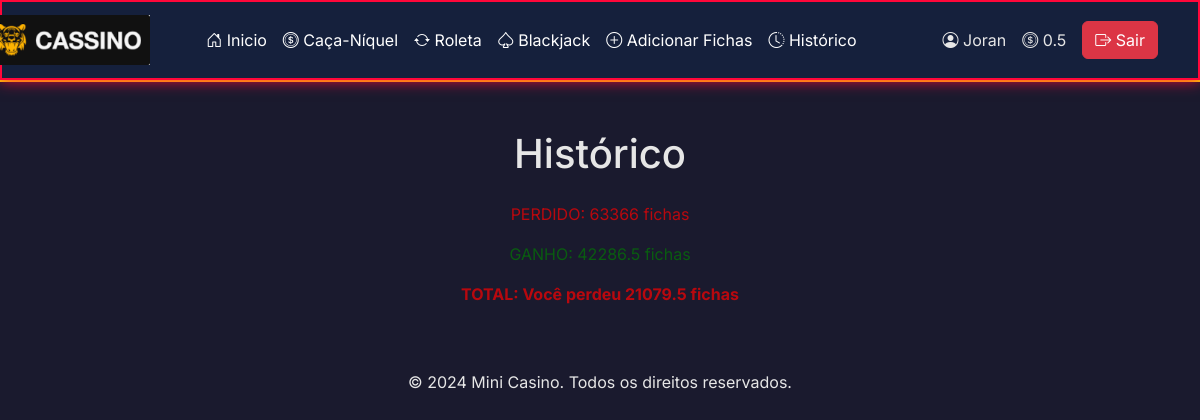
Screenshot of /historico (signed in) with the database file from the repository.
### tables this page shows
CREATE TABLE users (
    id INTEGER PRIMARY KEY AUTOINCREMENT,
    username TEXT NOT NULL,
    password TEXT NOT NULL
, saldo INTEGER DEFAULT 100, ganhos INTEGER, perdas INTEGER);

### app.py (the view)
@app.route("/historico")
@login_required
def historico():
    user_id = session.get('user_id')
    username = db.execute("SELECT username from users WHERE id = ?", user_id)[0]['username']
    saldo = db.execute("SELECT saldo from users WHERE id = ?", user_id)[0]['saldo']
    perdas = db.execute("SELECT perdas FROM users WHERE id = ?", user_id)[0]['perdas']
    ganhos = db.execute("SELECT ganhos FROM users WHERE id = ?", user_id)[0]['ganhos']
    if ganhos > perdas:
        total = ganhos - perdas
        message_class = "ganhou"
        mensagem = "Você ganhou"
    elif perdas > ganhos:
        total = perdas - ganhos
        message_class = "perdeu"
        mensagem = "Você perdeu"
    else:
        total = 0
        message_class = "empatou"
        mensagem = "Você ganhou"
    return render_template("historico.html", perdas=perdas, ganhos=ganhos, total=total, message_class=message_class, mensagem=mensagem, saldo=saldo, username=username)

### help.py (called while the page is built)
def login_required(f):
    @wraps(f)
    def decorated_function(*args, **kwargs):
        if 'user_id' not in session:
            return redirect(url_for('login'))
        return f(*args, **kwargs)
    return decorated_function

### templates/historico.html (shortened to what this page needs)
{% extends "layout.html" %}
{% block main %}
<div class="container text-center">
    <h1 class="my-4">Histórico</h1>
    <p class="perdeu">PERDIDO: {{ perdas }} fichas </p>
    <p class="ganhou">GANHO: {{ ganhos }} fichas</p>
    <p class="{{ message_class }}"><strong>TOTAL: {{ mensagem }} {{ total }} fichas</strong></p>
</div>
{% endblock %}

### templates/layout.html (shortened to what this page needs)
<!DOCTYPE html>
<html lang="pt-br" data-theme="dark">
<head>
    <link href="https://cdn.jsdelivr.net/npm/bootstrap@5.3.3/dist/css/bootstrap.min.css" rel="stylesheet">
    <link href="https://cdn.jsdelivr.net/npm/bootstrap-icons@1.11.3/font/bootstrap-icons.min.css" rel="stylesheet">
    <link rel="stylesheet" href="/static/style.css">
</head>
<body>
    <header class="casino-header">
        <nav class="navbar navbar-expand-lg neon-border">
            <div class="container">
                <a class="navbar-brand me-5" href="{{ url_for('homepage') }}" style="margin-left: -115px;">
                    <img src="/static/logo.png" alt="Logo" class="logo-img" style="height: 50px;">
                </a>
                <div class="collapse navbar-collapse" id="navbarNav">
                    <ul class="navbar-nav me-auto">
                        {% if 'user_id' in session %}
                            <li class="nav-item">
                                <a class="nav-link text-white" href="{{ url_for('homepage') }}">
                                    <i class="bi bi-house-door"></i> Inicio
                                </a>
                            </li>
                            <li class="nav-item">
                                <a class="nav-link text-white" href="{{ url_for('niquel') }}">
                                    <i class="bi bi-coin"></i> Caça-Níquel
                                </a>
                            </li>
                            <li class="nav-item">
                                <a class="nav-link text-white" href="{{ url_for('roleta') }}">
                                    <i class="bi bi-arrow-repeat"></i> Roleta
                                </a>
                            </li>
                            <li class="nav-item">
                                <a class="nav-link text-white" href="{{ url_for('blackjack') }}">
                                    <i class="bi bi-suit-spade"></i> Blackjack
                                </a>
                            </li>
                            <li class="nav-item">
                                <a class="nav-link text-white" href="{{ url_for('add') }}">
                                    <i class="bi bi-plus-circle"></i> Adicionar Fichas
                                </a>
                            </li>
                            <li class="nav-item">
                                <a class="nav-link text-white" href="{{ url_for('historico') }}">
                                    <i class="bi bi-clock-history"></i> Histórico
                                </a>
                            </li>
                        {% endif %}
                    </ul>
                    <div class="d-flex align-items-center gap-3">
                        {% if 'user_id' in session %}
                            <div class="user-info neon-glow">
                                <i class="bi bi-person-circle"></i>
                                <span>{{ username }}</span>
                            </div>
                            <div class="saldo-display neon-glow">
                                <i class="bi bi-coin"></i>
                                <span>{{ saldo | default(0) }}</span>
                            </div>
                            <a class="btn btn-danger" href="{{ url_for('logout') }}">
                                <i class="bi bi-box-arrow-right"></i> Sair
                            </a>
                        {% endif %}
                    </div>
                </div>
            </div>
        </nav>
    </header>
    <main class="container my-5">
        {% block main %}{% endblock %}
    </main>
    <footer class="casino-footer text-center py-3">
        <p class="m-0">&copy; 2024 Mini Casino. Todos os direitos reservados.</p>
    </footer>
</body>
</html>

### static/style.css (style rules this page uses)
:root { --primary-dark: #1a1a2e; --secondary-dark: #16213e; --accent-gold: #FFD700; --neon-red: #ff073a; --text-light: #e6e6e6; }
body { background: var(--primary-dark); color: var(--text-light); font-family: 'Inter', sans-serif; }
.casino-header { background: rgba(22, 33, 62, 0.95); backdrop-filter: blur(10px); border-bottom: 2px solid var(--accent-gold); }
.neon-border { border: 2px solid var(--neon-red); box-shadow: 0 0 15px var(--neon-red); }
.perdeu { color: rgba(255, 0, 0, 0.692); }
.ganhou { color: rgba(0, 128, 0, 0.651); }

### rows the page displays
users: username "Joran", saldo "0.5", perdas "63366", ganhos "42286.5"

### other values shown
{{ mensagem }} "Você perdeu"
{{ total }} "21079.5"
